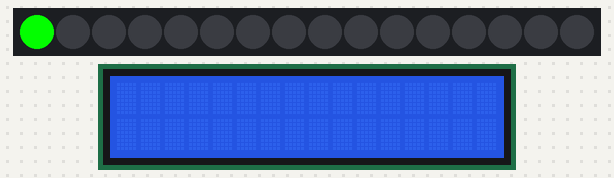
Bench run of a sketch on a simulated Arduino Uno, built with avr-gcc and run on an emulated ATmega328P. Parts: 16 RGB LEDs in strip order, left to right, 16×2 character LCD. Dim RGB values are drawn brighter than linear.

Above: at 0.07 s.
At 1.9 s:
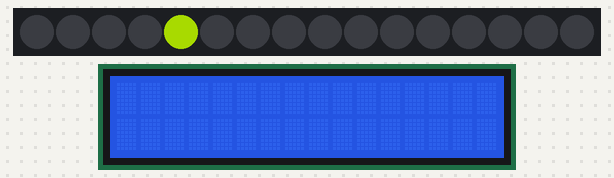
At 2.82 s:
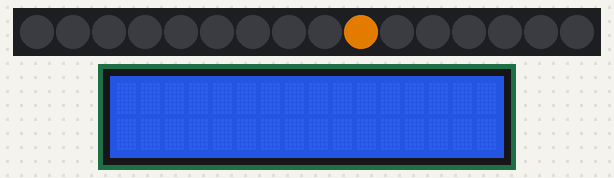
At 5.73 s:
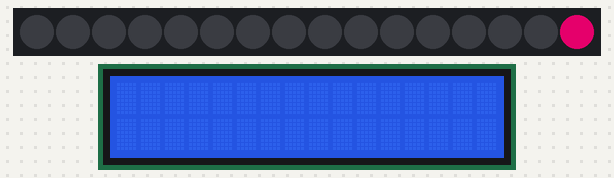
At 8.64 s:
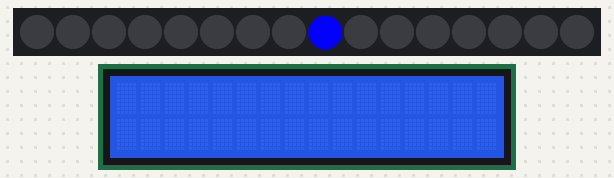
At 11.54 s:
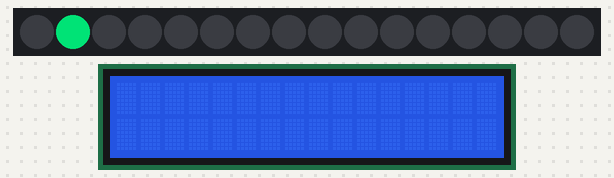

Measured:
- by itself, everything shown: repeats every 13.1 s, in 256 steps

The sketch:

DL6II_Neopix_Nightrider.ino
```cpp
/*
** Rotary Encoder Example
** Use the Sparkfun Rotary Encoder to vary brightness of LED
  int white = min(red, green);
  white = min(white, blue);
  red = red - white;
  green = green - white;
  blue = blue - white;
** Sample the encoder at 200Hz using the millis() function
*/

#include <LiquidCrystal.h>
#include <Adafruit_NeoPixel.h>

#define NEOPIN 0
#define NUMPIXELS 16

LiquidCrystal lcd(9,8,7,6,5,4);
Adafruit_NeoPixel strip = Adafruit_NeoPixel(NUMPIXELS, NEOPIN, NEO_GRBW + NEO_KHZ800);


int wc = 0;
int i,j;
int delayval = 500;

uint32_t oldcolor;
uint32_t newcolor;


void setup()  {
  strip.begin();
  strip.show();
  lcd.begin(16,2);
}

void loop()  {

  int t;
  for (int i = 0; i < strip.numPixels(); i++) {
    wc++;
    strip.setPixelColor(i, Wheel(wc));
    t = i - 1;
    if (t < 0) t = strip.numPixels() - 1;
    strip.setPixelColor(t, strip.Color( 0, 0, 0));
    strip.show();
    delay(50);
  }
  for (int i = strip.numPixels()-1; i >= 0; i--) {
    wc++;
    strip.setPixelColor(i, Wheel(wc));
    t = i + 1;
    if (t >= strip.numPixels()) t = 0;
    strip.setPixelColor(t, strip.Color( 0, 0, 0));
    strip.show();
    delay(50);
  }
  //wc++;
  if (wc>255) wc=0;
}

uint32_t Wheel(byte WheelPos) {
  if (WheelPos < 85) {
    return strip.Color(WheelPos * 3, 255 - WheelPos * 3, 0);
  } else if (WheelPos < 170) {
    WheelPos -= 85;
    return strip.Color(255 - WheelPos * 3, 0, WheelPos * 3);
  } else {
    WheelPos -= 170;
    return strip.Color(0, WheelPos * 3, 255 - WheelPos * 3);
  }

}
```
